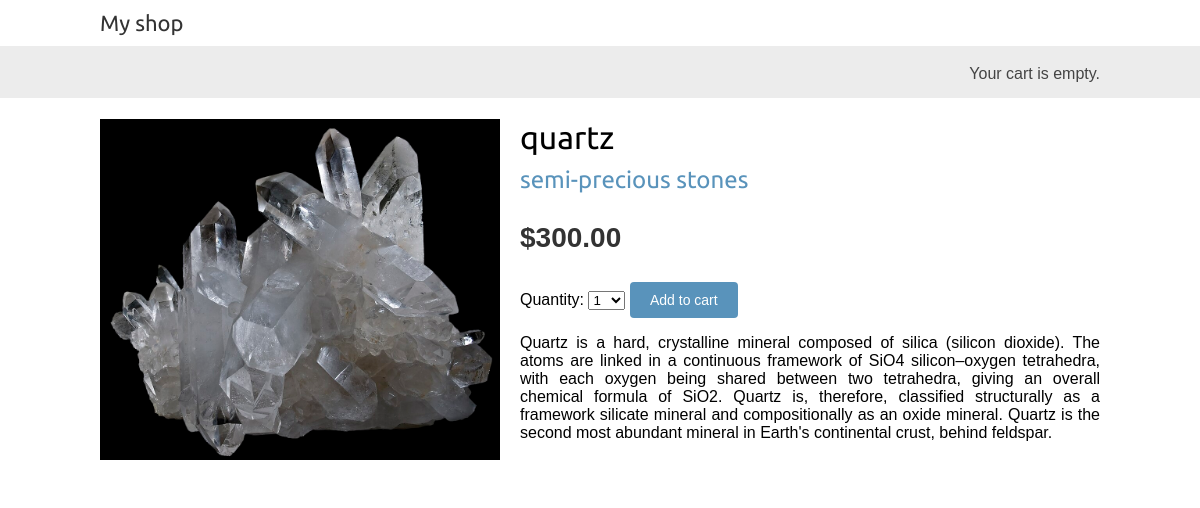
The page /en/5/quartz/ on the database its author committed.
### shop/models.py (models this page shows, shortened)
class Product(models.Model):
    category = models.ForeignKey(Category,
                                 related_name='products',
                                 on_delete=models.CASCADE)
    name = models.CharField(max_length=200)
    slug = models.SlugField(max_length=200)
    image = models.ImageField(upload_to='products/%Y/%m/%d',
                              blank=True)
    description = models.TextField(blank=True)
    price = models.DecimalField(max_digits=10,
                                decimal_places=2)
    available = models.BooleanField(default=True)
    created = models.DateTimeField(auto_now_add=True)
    updated = models.DateTimeField(auto_now=True)
    class Meta:
        ordering = ['name']
        indexes = [
            models.Index(fields=['id', 'slug']),
            models.Index(fields=['name']),
            models.Index(fields=['-created']),
        ]

class Category(models.Model):
    name = models.CharField(max_length=200)
    slug = models.SlugField(max_length=200,
                            unique=True)
    class Meta:
        ordering = ['name']
        indexes = [
            models.Index(fields=['name']),
        ]
        verbose_name = 'category'
        verbose_name_plural = 'categories'
    def __str__(self):
        return self.name
    def get_absolute_url(self):
        return reverse('shop:product_list_by_category',
                       args=[self.slug])

### shop/views.py (the view)
# urls.py: path('<int:id>/<slug:slug>/', views.product_detail,
def product_detail(request, id, slug):
    product = get_object_or_404(Product,
                                id=id,
                                slug=slug,
                                available=True)
    cart_product_form = CartAddProductForm()
    r = Recommender()
    recommended_products = r.suggest_products_for([product], 4)
    return render(request,
                  'shop/product/detail.html',
                  {'product': product,
                   'cart_product_form': cart_product_form,
                   'recommended_products': recommended_products})

### cart/forms.py
class CartAddProductForm(forms.Form):
    quantity = forms.TypedChoiceField(choices=PRODUCT_QUANTITY_CHOICES,
                                      coerce=int,
                                      label=_('Quantity'))
    override = forms.BooleanField(required=False,
                                  initial=False,
                                  widget=forms.HiddenInput)

### cart/cart.py (called while the page is built)
    def __len__(self):
        return sum(item['quantity'] for item in self.cart.values())

### cart/context_processors.py (called while the page is built)
def cart(request):
    return {'cart': Cart(request)}

### shop/recomender.py (called while the page is built, shortened)
    def get_product_key(self, id):
        return f'product:{id}:purchased_with'

    def suggest_products_for(self, products, max_results=6):
        product_ids = [p.id for p in products]
        if len(products) == 1:
            suggestions = r.zrange(
                self.get_product_key(product_ids[0]),
                0, -1, desc=True)[:max_results]
        suggested_products_ids = [int(id) for id in suggestions]
        suggested_products = list(
            Product.objects.filter(id__in=suggested_products_ids))
        suggested_products.sort(
            key=lambda x: suggested_products_ids.index(x.id))
        return suggested_products

### shop/templates/shop/product/detail.html (shortened to what this page needs)
{% extends "shop/base.html" %}
{% load i18n %}
{% load static %}
{% block content %}
  <div class="product-detail">
    <img src="{% if product.image %}{{ product.image.url }}{% else %}
    {% static "img/no_image.png" %}{% endif %}">
    <h1>{{ product.name }}</h1>
    <h2>
      <a href="{{ product.category.get_absolute_url }}">
        {{ product.category }}
      </a>
    </h2>
    <p class="price">${{ product.price }}</p>
    <form action="{% url "cart:cart_add" product.id %}" method="post">
      {{ cart_product_form }}
      <input type="submit" value="{% trans "Add to cart" %}">
    </form>
    {{ product.description|linebreaks }}
  </div>
{% endblock %}

### shop/static/css/base.css (style rules this page uses)
body { margin:0; padding:0; font-family:helvetica, sans-serif; }
h1, h2, h3, h4, h5 , h6 { font-family: 'Ubuntu', sans-serif; font-weight:normal; }
a { text-decoration:none; color:#5993bb; }
a.button, input[type="submit"] { color:#fff; background:#5993bb; border-radius:4px; padding:10px 20px; font-size:14px; border:0; }
.product-detail { text-align:justify; }
.product-detail .price { color:#333; font-size:28px; font-weight:bold; }
.product-detail img { width:40%; float:left; padding:0 20px 20px 0; }
.product-detail h1 { margin-bottom:0; }
.product-detail h2 { margin-top:10px; }

### rows shown on the page
Product: image (picture), name "quartz", category "semi-precious stones", price "300.00", description "Quartz is a hard, crystalline mineral composed of silica (silicon dioxide). The atoms are linked in a continuous framework of SiO4 silicon–oxygen tetrahedra, with each oxygen being shared between two tetrahedra, giving an overall chemical formula of SiO2. Quartz is, therefore, classified structurally as a framework silicate mineral and compositionally as an oxide mineral. Quartz is the second most abundant mineral in Earth's continental crust, behind feldspar."
